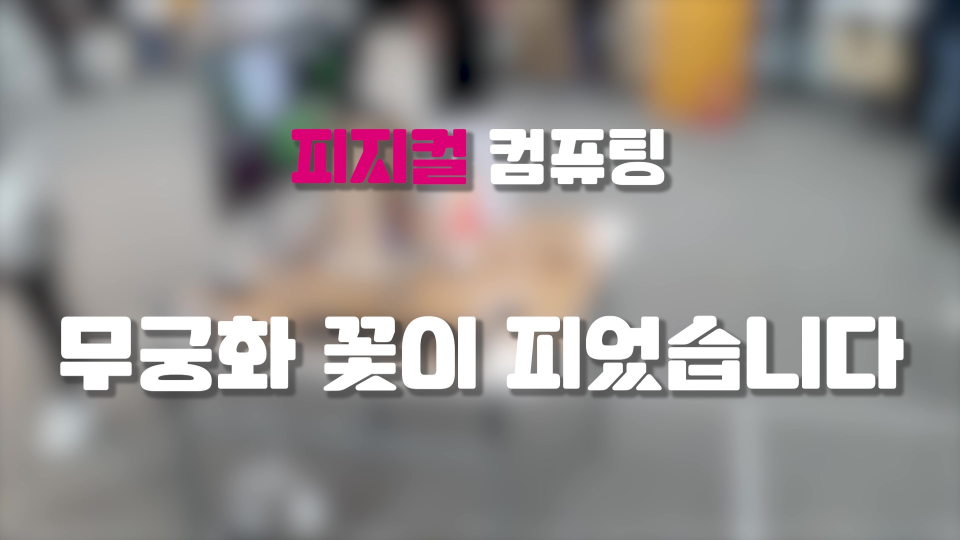
#> input picture image/1.jpg, 1920 x 1080 px, given in place of the camera (shown at 1/2 size)
$ python explore_camera.py
#> lines starting #> are read from the running program, lines starting #| are printed output that depends on the picture
import cv2
import numpy as np
import keyboard

def restart():
    while True:
        if keyboard.read_key() == "p":
            break


cap = cv2.VideoCapture(0)

sub = cv2.createBackgroundSubtractorKNN(history=1, dist2Threshold=5000, detectShadows=False)

while cap.isOpened():
    ret, img = cap.read()
#> img is the input picture: shape (1080, 1920, 3); mean B, G, R 141.8, 143.2, 148.3
    if not ret:
        break
    pts = np.array([[0,460],[250,0],[390,0],[640,460]])
    rect = cv2.boundingRect(pts)
    x,y,w,h = rect
    croped = img[y:y+h, x:x+w].copy()
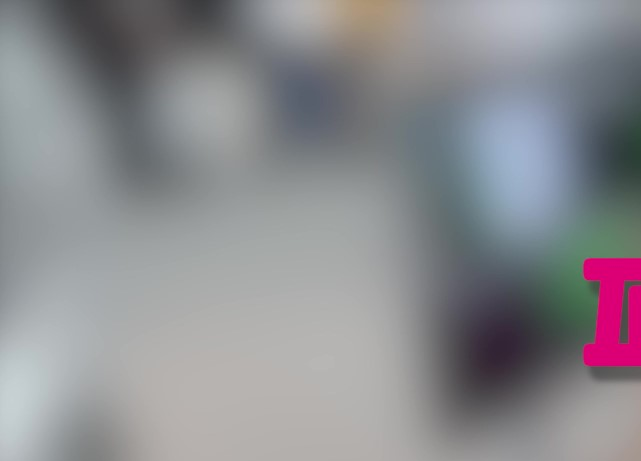
#> croped: shape (461, 641, 3); mean B, G, R 143.8, 139.8, 139.7

    ## (2) make mask
    pts = pts - pts.min(axis=0)

    mask = np.zeros(croped.shape[:2], np.uint8)
    cv2.drawContours(mask, [pts], -1, (255, 255, 255), -1, cv2.LINE_AA)
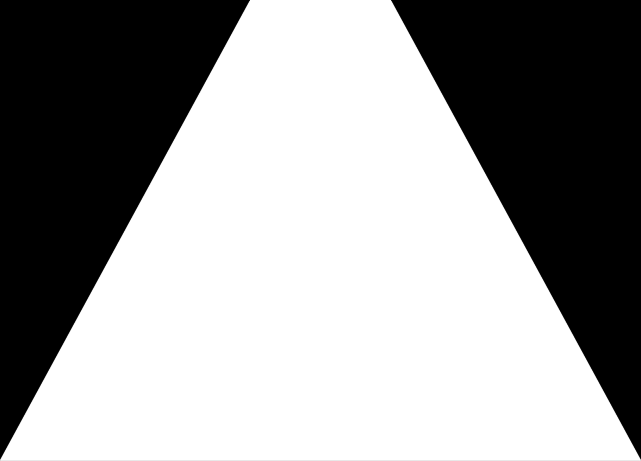
#> mask: shape (461, 641); min 0, max 255, mean 155.7

    ## (3) do bit-op
    dst = cv2.bitwise_and(croped, croped, mask=mask)
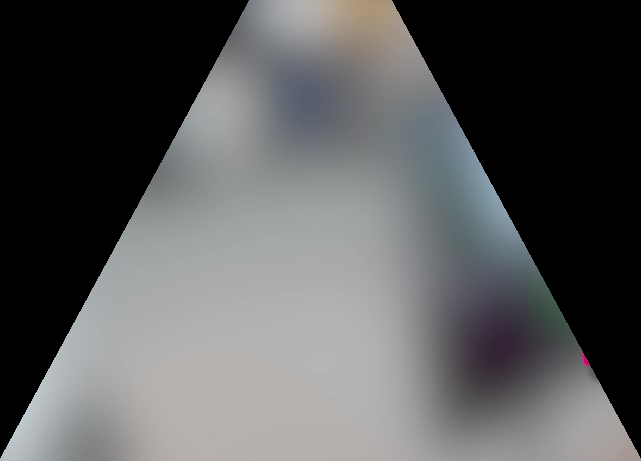
#> dst: shape (461, 641, 3); mean B, G, R 89.9, 89.3, 88.7

    mask = sub.apply(dst)
#> mask: shape (461, 641); every value is 255
    # [4 lines of commented-out code are left out]
    kernel = cv2.getStructuringElement(cv2.MORPH_ELLIPSE, (5, 5))
    mask = cv2.morphologyEx(mask, cv2.MORPH_OPEN, kernel)
    mask = cv2.morphologyEx(mask, cv2.MORPH_CLOSE, kernel)

    cv2.imshow('mask', dst)
    cv2.imshow('image', mask)
    if cv2.waitKey(1) == ord('q'):
#> (key q is pressed here)
        break
